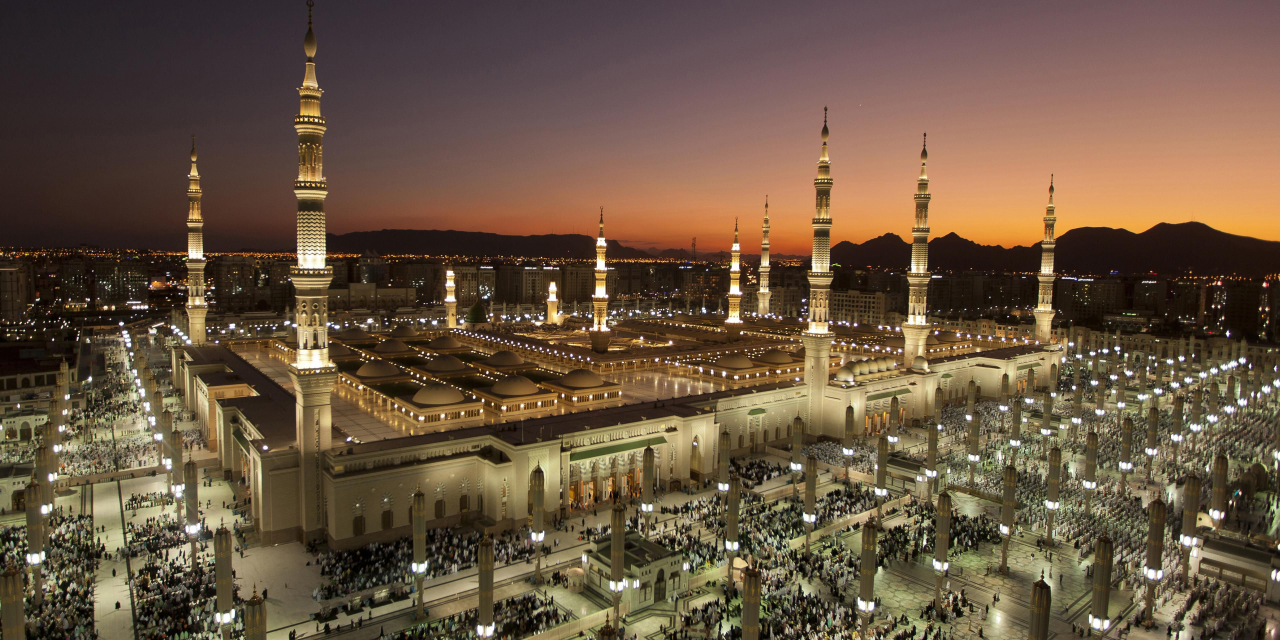
#> input picture masjid-display/assets-src/nabawi.jpg, 3840 x 1920 px (shown at 1/3 size)
$ python prepare_photos.py
#> lines starting #> are read from the running program, lines starting #| are printed output that depends on the picture
#!/usr/bin/env python3
"""Makes horizontal (1920x1080) and vertical (1080x1920) backgrounds from the originals in /assets-src.
   Output: public/backgrounds/<theme>-horizontal.jpg and <theme>-vertical.jpg
   Run: python3 scripts/prepare_photos.py   (needs Pillow)"""
import os
from PIL import Image, ImageFilter, ImageEnhance

ROOT = os.path.join(os.path.dirname(os.path.abspath(__file__)), "..")
SRC, OUT = os.path.join(ROOT, "assets-src"), os.path.join(ROOT, "public", "backgrounds")
os.makedirs(OUT, exist_ok=True)
LAND, PORT = (1920, 1080), (1080, 1920)

def crop_to(im, box, size):
    return im.crop(box).resize(size, Image.LANCZOS)

def save(im, name):
    im.convert("RGB").save(os.path.join(OUT, name), quality=86, optimize=True, progressive=True)

def sharpen(im, amt=110):
    return im.filter(ImageFilter.UnsharpMask(radius=1.6, percent=amt, threshold=2))

# --- Nabawi (3840x1920, plenty of resolution) ---
im = Image.open(f"{SRC}/nabawi.jpg")
#> im is the input picture: PIL image 3840x1920 RGB; mean R, G, B 105.1, 84.9, 64.9
save(crop_to(im, (150, 0, 150 + 3413, 1920), LAND), "nabawi-horizontal.jpg")
save(crop_to(im, (560, 0, 560 + 1080, 1920), PORT), "nabawi-vertical.jpg")

# --- Aqsa (1936x1549) ---
im = Image.open(f"{SRC}/aqsa.jpg")
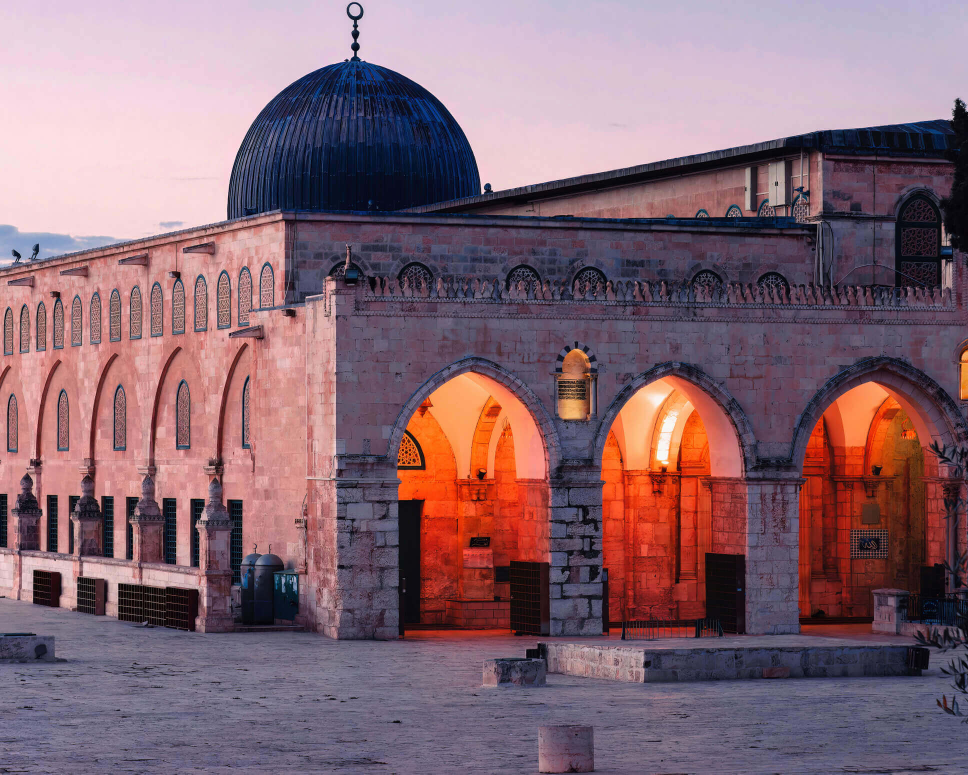
#> input picture masjid-display/assets-src/aqsa.jpg, 1936 x 1549 px (shown at 1/2 size)
#> im is the input picture: PIL image 1936x1549 RGB; mean R, G, B 133.5, 103.5, 114.4
save(crop_to(im, (0, 100, 1936, 100 + 1089), LAND), "aqsa-horizontal.jpg")
save(crop_to(im, (420, 0, 420 + 871, 1549), PORT), "aqsa-vertical.jpg")
#> call 4 of crop_to, with box = (420, 0, 1291, 1549), size = (1080, 1920)
#> in crop_to (call 4), `return im.crop(box).resize(size, Image.LANCZOS)`:
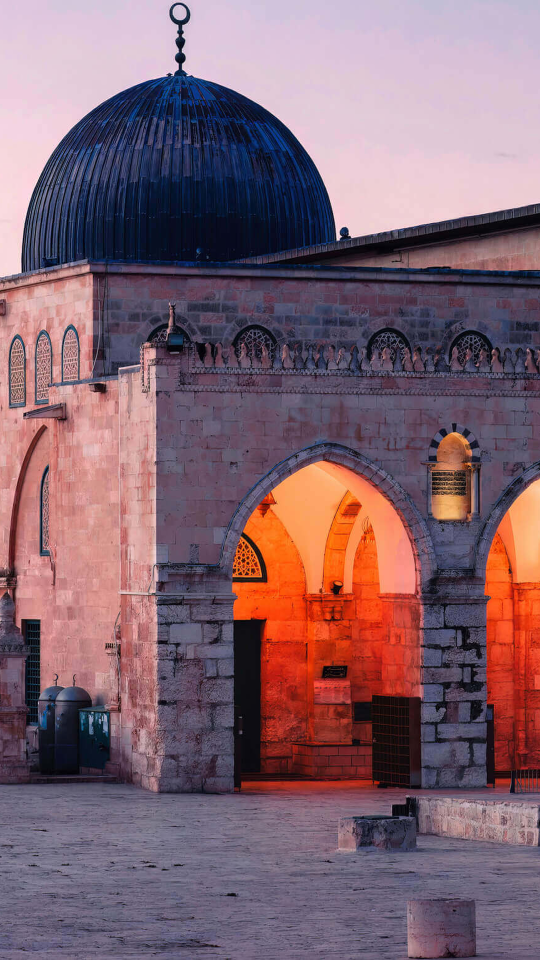
#> returned value: PIL image 1080x1920 RGB (shown at 1/2 size); mean R, G, B 129.2, 99.6, 111

# --- Haram (1300x726, low resolution) ---
im = Image.open(f"{SRC}/haram.jpg")
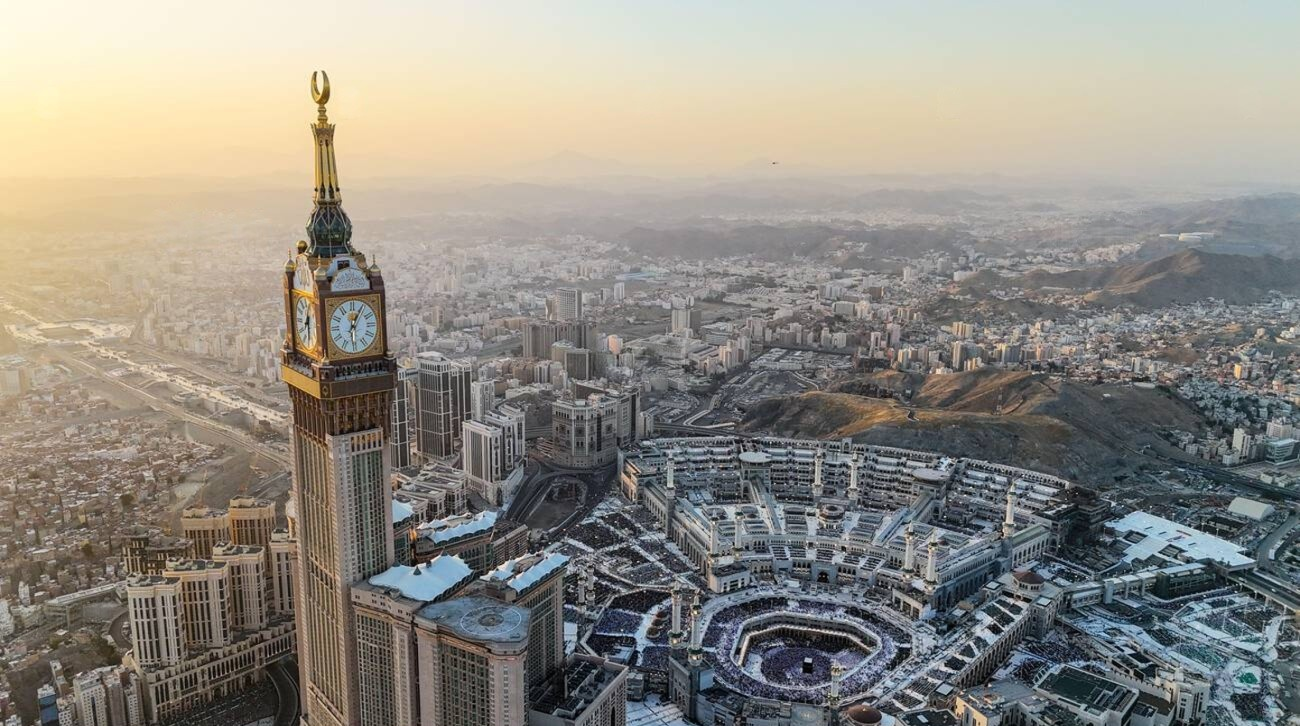
#> input picture masjid-display/assets-src/haram.jpg, 1300 x 726 px
#> im is the input picture: PIL image 1300x726 RGB; mean R, G, B 144.8, 140.9, 132.7
save(sharpen(im.resize(LAND, Image.LANCZOS)), "haram-horizontal.jpg")
# Vertical: sharp photo at the top, feathered into a blurred, darkened extension of itself.
base = im.resize((PORT[1] * 1300 // 726, PORT[1]), Image.LANCZOS)          # cover
left = (base.width - PORT[0]) // 2
#> left = 1179
base = base.crop((left, 0, left + PORT[0], PORT[1])).filter(ImageFilter.GaussianBlur(38))
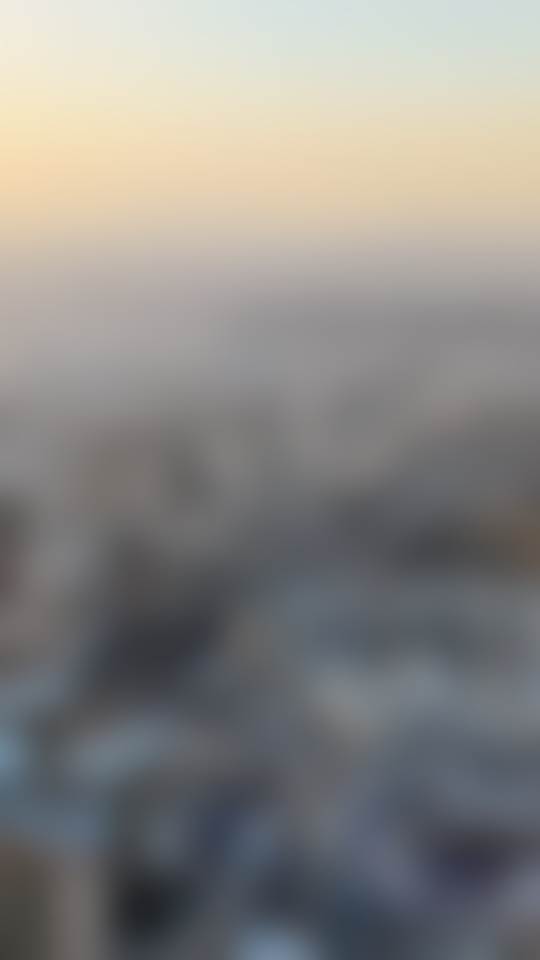
#> base: PIL image 1080x1920 RGB (shown at 1/2 size); mean R, G, B 138.8, 137.2, 134.1
base = ImageEnhance.Brightness(base).enhance(0.55)
scale = 960 / 726
fg = im.resize((int(1300 * scale), 960), Image.LANCZOS).crop((240, 0, 240 + PORT[0], 960))
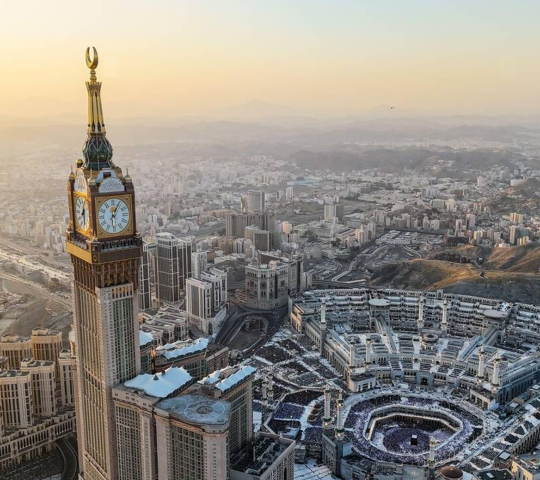
#> fg: PIL image 1080x960 RGB (shown at 1/2 size); mean R, G, B 144.3, 139.3, 131.6
fg = sharpen(fg, 90)
y0, feather = -110, 120
canvas = base.copy()
mask = Image.new("L", fg.size, 255)
#> mask: PIL image 1080x960 L; every value is 255
for i in range(feather):
    mask.paste(int(255 * (1 - i / feather)), (0, fg.height - feather + i, fg.width, fg.height - feather + i + 1))
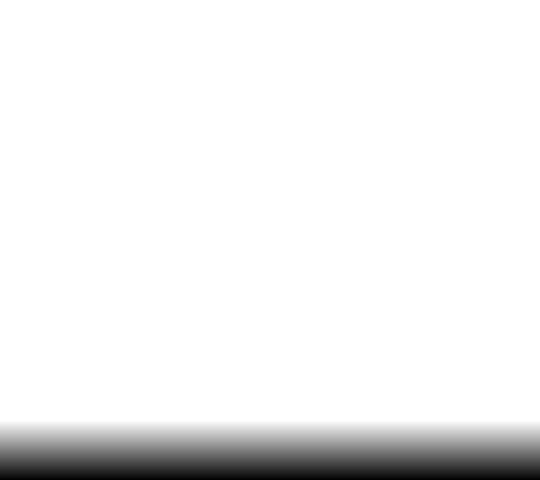
#> mask: PIL image 1080x960 L (shown at 1/2 size); min 2, max 255, mean 239.1
canvas.paste(fg, (0, y0), mask)
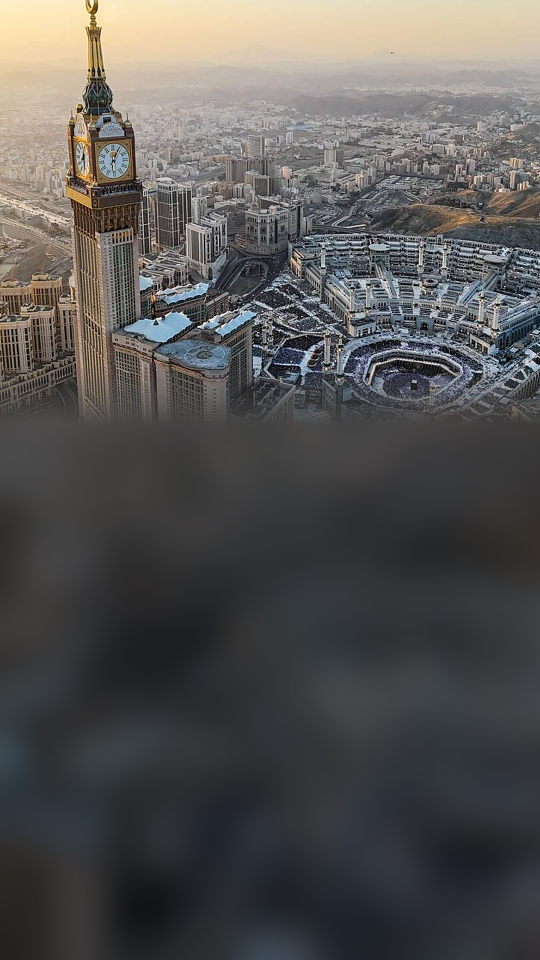
#> canvas: PIL image 1080x1920 RGB (shown at 1/2 size); mean R, G, B 86.7, 85.1, 83.9
save(canvas, "haram-vertical.jpg")
print("photos ready")
